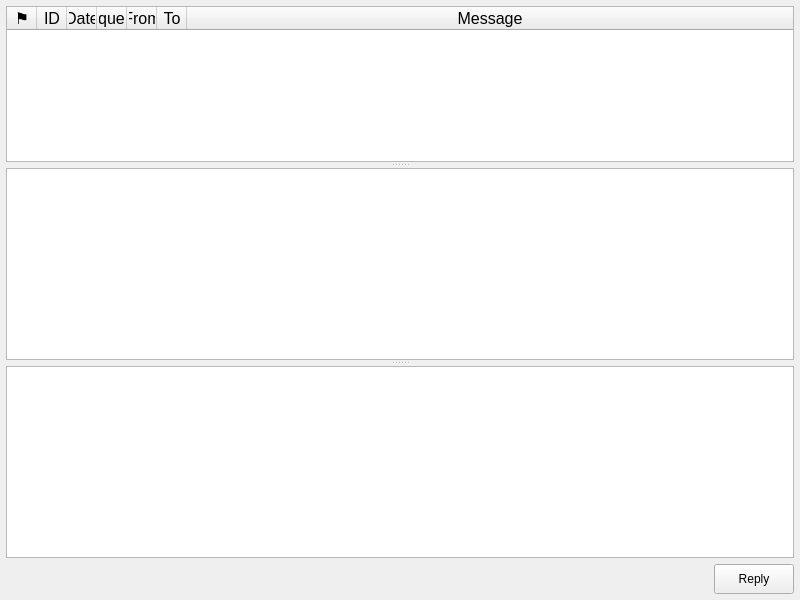
<?xml version="1.0" encoding="UTF-8"?>
<ui version="4.0">
 <class>MessagePanel</class>
 <widget class="QWidget" name="MessagePanel">
  <property name="geometry">
   <rect>
    <x>0</x>
    <y>0</y>
    <width>800</width>
    <height>600</height>
   </rect>
  </property>
  <property name="windowTitle">
   <string>Message History</string>
  </property>
  <layout class="QVBoxLayout" name="verticalLayout_2">
   <property name="leftMargin">
    <number>6</number>
   </property>
   <property name="topMargin">
    <number>6</number>
   </property>
   <property name="rightMargin">
    <number>6</number>
   </property>
   <property name="bottomMargin">
    <number>6</number>
   </property>
   <item>
    <widget class="QSplitter" name="mainSplitter">
     <property name="orientation">
      <enum>Qt::Orientation::Vertical</enum>
     </property>
     <property name="handleWidth">
      <number>6</number>
     </property>
     <widget class="QTableWidget" name="messageTableWidget">
      <property name="sizePolicy">
       <sizepolicy hsizetype="Expanding" vsizetype="Expanding">
        <horstretch>0</horstretch>
        <verstretch>10</verstretch>
       </sizepolicy>
      </property>
      <property name="font">
       <font>
        <pointsize>12</pointsize>
       </font>
      </property>
      <property name="sizeAdjustPolicy">
       <enum>QAbstractScrollArea::SizeAdjustPolicy::AdjustToContentsOnFirstShow</enum>
      </property>
      <property name="autoScroll">
       <bool>true</bool>
      </property>
      <property name="editTriggers">
       <set>QAbstractItemView::EditTrigger::NoEditTriggers</set>
      </property>
      <property name="showDropIndicator" stdset="0">
       <bool>false</bool>
      </property>
      <property name="dragDropOverwriteMode">
       <bool>false</bool>
      </property>
      <property name="alternatingRowColors">
       <bool>true</bool>
      </property>
      <property name="selectionMode">
       <enum>QAbstractItemView::SelectionMode::ExtendedSelection</enum>
      </property>
      <property name="selectionBehavior">
       <enum>QAbstractItemView::SelectionBehavior::SelectRows</enum>
      </property>
      <property name="textElideMode">
       <enum>Qt::TextElideMode::ElideRight</enum>
      </property>
      <property name="gridStyle">
       <enum>Qt::PenStyle::DotLine</enum>
      </property>
      <property name="sortingEnabled">
       <bool>false</bool>
      </property>
      <property name="wordWrap">
       <bool>false</bool>
      </property>
      <attribute name="horizontalHeaderVisible">
       <bool>true</bool>
      </attribute>
      <attribute name="horizontalHeaderCascadingSectionResizes">
       <bool>false</bool>
      </attribute>
      <attribute name="horizontalHeaderMinimumSectionSize">
       <number>20</number>
      </attribute>
      <attribute name="horizontalHeaderDefaultSectionSize">
       <number>30</number>
      </attribute>
      <attribute name="horizontalHeaderHighlightSections">
       <bool>false</bool>
      </attribute>
      <attribute name="horizontalHeaderStretchLastSection">
       <bool>true</bool>
      </attribute>
      <attribute name="verticalHeaderVisible">
       <bool>false</bool>
      </attribute>
      <column>
       <property name="text">
        <string>⚑</string>
       </property>
       <property name="toolTip">
        <string>Read / Unread Status</string>
       </property>
      </column>
      <column>
       <property name="text">
        <string>ID</string>
       </property>
      </column>
      <column>
       <property name="text">
        <string>Date</string>
       </property>
      </column>
      <column>
       <property name="text">
        <string>Frequency</string>
       </property>
      </column>
      <column>
       <property name="text">
        <string>From</string>
       </property>
      </column>
      <column>
       <property name="text">
        <string>To</string>
       </property>
      </column>
      <column>
       <property name="text">
        <string>Message</string>
       </property>
      </column>
     </widget>
     <widget class="QTextEdit" name="messageTextEdit">
      <property name="sizePolicy">
       <sizepolicy hsizetype="Expanding" vsizetype="MinimumExpanding">
        <horstretch>0</horstretch>
        <verstretch>1</verstretch>
       </sizepolicy>
      </property>
      <property name="font">
       <font>
        <pointsize>14</pointsize>
       </font>
      </property>
      <property name="visible">
       <bool>true</bool>
      </property>
      <property name="styleSheet">
       <string notr="true">QTextEdit { /*background-color:#ffeaa7*/; }</string>
      </property>
     </widget>
     <widget class="QTextEdit" name="replytextEdit">
      <property name="sizePolicy">
       <sizepolicy hsizetype="Expanding" vsizetype="MinimumExpanding">
        <horstretch>0</horstretch>
        <verstretch>1</verstretch>
       </sizepolicy>
      </property>
      <property name="visible">
       <bool>false</bool>
      </property>
     </widget>
    </widget>
   </item>
   <item>
    <widget class="QWidget" name="widget" native="true">
     <layout class="QHBoxLayout" name="horizontalLayout">
      <property name="leftMargin">
       <number>0</number>
      </property>
      <property name="topMargin">
       <number>0</number>
      </property>
      <property name="rightMargin">
       <number>0</number>
      </property>
      <property name="bottomMargin">
       <number>0</number>
      </property>
      <item>
       <spacer name="horizontalSpacer">
        <property name="orientation">
         <enum>Qt::Orientation::Horizontal</enum>
        </property>
        <property name="sizeHint" stdset="0">
         <size>
          <width>40</width>
          <height>20</height>
         </size>
        </property>
       </spacer>
      </item>
      <item>
       <widget class="QPushButton" name="replyPushButton">
        <property name="minimumSize">
         <size>
          <width>0</width>
          <height>30</height>
         </size>
        </property>
        <property name="text">
         <string>Reply</string>
        </property>
       </widget>
      </item>
     </layout>
    </widget>
   </item>
  </layout>
 </widget>
 <resources/>
 <connections/>
</ui>
